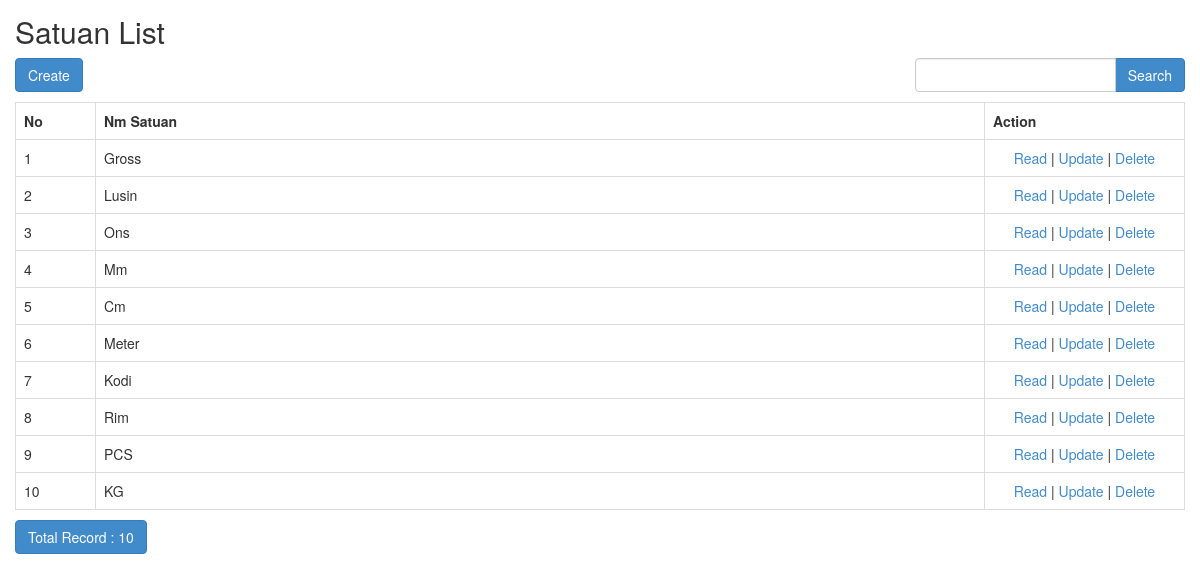
/index.php/satuan, run on the app's committed database.
### tables this page shows
CREATE TABLE IF NOT EXISTS `satuan` (
  `kd_satuan` varchar(10) NOT NULL,
  `nm_satuan` varchar(50) DEFAULT NULL,
  PRIMARY KEY (`kd_satuan`)
);

### application/controllers/Satuan.php (called while the page is built, shortened)
<?php
class Satuan extends CI_Controller
{
    function __construct()
    {
        $this->load->model('Satuan_model');
        $this->load->library('form_validation');
    }
    public function index()
    {
        $q = urldecode($this->input->get('q', TRUE));
        $start = intval($this->input->get('start'));
        if ($q <> '') {
            $config['base_url'] = base_url() . 'satuan/index.html?q=' . urlencode($q);
            $config['first_url'] = base_url() . 'satuan/index.html?q=' . urlencode($q);
        } else {
            $config['base_url'] = base_url() . 'satuan/index.html';
            $config['first_url'] = base_url() . 'satuan/index.html';
        }
        $config['per_page'] = 10;
        $config['page_query_string'] = TRUE;
        $config['total_rows'] = $this->Satuan_model->total_rows($q);
        $satuan = $this->Satuan_model->get_limit_data($config['per_page'], $start, $q);
        $this->load->library('pagination');
        $this->pagination->initialize($config);
        $data = array(
            'satuan_data' => $satuan,
            'q' => $q,
            'pagination' => $this->pagination->create_links(),
            'total_rows' => $config['total_rows'],
            'start' => $start,
        );
        $this->load->view('satuan/satuan_list', $data);
    }
}

### index.php (called while the page is built, shortened)
<?php
require_once BASEPATH.'core/CodeIgniter.php';

### application/config/config.php (called while the page is built, shortened)
<?php
$config['base_url'] = '';
$config['index_page'] = '';
$config['uri_protocol']	= 'REQUEST_URI';
$config['url_suffix'] = '.html';
$config['language']	= 'english';
$config['charset'] = 'UTF-8';
$config['enable_hooks'] = FALSE;
$config['subclass_prefix'] = 'MY_';
$config['composer_autoload'] = FALSE;
$config['permitted_uri_chars'] = 'a-z 0-9~%.:_\-';
$config['enable_query_strings'] = FALSE;
$config['controller_trigger'] = 'c';
$config['function_trigger'] = 'm';
$config['directory_trigger'] = 'd';
$config['allow_get_array'] = TRUE;
$config['log_threshold'] = 0;
$config['log_path'] = '';
$config['log_file_extension'] = '';
$config['log_file_permissions'] = 0644;
$config['log_date_format'] = 'Y-m-d H:i:s';
$config['error_views_path'] = '';
$config['cache_path'] = '';
$config['cache_query_string'] = FALSE;
$config['encryption_key'] = 'harviacode';
$config['sess_driver'] = 'files';
$config['sess_cookie_name'] = 'ci_session';
$config['sess_expiration'] = 7200;
$config['sess_save_path'] = NULL;
$config['sess_match_ip'] = FALSE;
$config['sess_time_to_update'] = 300;
$config['sess_regenerate_destroy'] = FALSE;
$config['cookie_prefix']	= '';
$config['cookie_domain']	= '';
$config['cookie_path']		= '/';
$config['cookie_secure']	= FALSE;
$config['cookie_httponly'] 	= FALSE;
$config['standardize_newlines'] = FALSE;
$config['global_xss_filtering'] = FALSE;
$config['csrf_protection'] = FALSE;
$config['csrf_token_name'] = 'csrf_test_name';
$config['csrf_cookie_name'] = 'csrf_cookie_name';
$config['csrf_expire'] = 7200;
$config['csrf_regenerate'] = TRUE;
$config['csrf_exclude_uris'] = array();
$config['compress_output'] = FALSE;
$config['time_reference'] = 'local';
$config['rewrite_short_tags'] = FALSE;
$config['proxy_ips'] = '';

### application/models/Satuan_model.php (called while the page is built, shortened)
<?php
class Satuan_model extends CI_Model
{
    public $table = 'satuan';
    public $id = 'kd_satuan';
    public $order = 'DESC';
    function total_rows($q = NULL) {
        $this->db->like('kd_satuan', $q);
	$this->db->or_like('nm_satuan', $q);
	$this->db->from($this->table);
        return $this->db->count_all_results();
    }
    function get_limit_data($limit, $start = 0, $q = NULL) {
        $this->db->order_by($this->id, $this->order);
        $this->db->like('kd_satuan', $q);
	$this->db->or_like('nm_satuan', $q);
	$this->db->limit($limit, $start);
        return $this->db->get($this->table)->result();
    }
}

### application/views/satuan/satuan_list.php (the view, shortened to what this page needs)
<!doctype html>
<html>
    <head>
        <link rel="stylesheet" href="<?php echo base_url('assets/bootstrap/css/bootstrap.min.css') ?>"/>
    </head>
    <body>
        <h2 style="margin-top:0px">Satuan List</h2>
        <div class="row" style="margin-bottom: 10px">
            <div class="col-md-4">
                <?php echo anchor(site_url('satuan/create'),'Create', 'class="btn btn-primary"'); ?>
            </div>
            <div class="col-md-4 text-center">
            </div>
            <div class="col-md-1 text-right">
            </div>
            <div class="col-md-3 text-right">
                <form action="<?php echo site_url('satuan/index'); ?>" class="form-inline" method="get">
                    <div class="input-group">
                        <input type="text" class="form-control" name="q" value="<?php echo $q; ?>">
                        <span class="input-group-btn">
                          <button class="btn btn-primary" type="submit">Search</button>
                        </span>
                    </div>
                </form>
            </div>
        </div>
        <table class="table table-bordered" style="margin-bottom: 10px">
            <tr>
                <th>No</th>
		<th>Nm Satuan</th>
		<th>Action</th>
            </tr><?php
            foreach ($satuan_data as $satuan)
            {
                ?>
                <tr>
			<td width="80px"><?php echo ++$start ?></td>
			<td><?php echo $satuan->nm_satuan ?></td>
			<td style="text-align:center" width="200px">
				<?php
				echo anchor(site_url('satuan/read/'.$satuan->kd_satuan),'Read');
				echo ' | ';
				echo anchor(site_url('satuan/update/'.$satuan->kd_satuan),'Update');
				echo ' | ';
				echo anchor(site_url('satuan/delete/'.$satuan->kd_satuan),'Delete','onclick="javasciprt: return confirm(\'Are You Sure ?\')"');
				?>
			</td>
		</tr>
                <?php
            }
            ?>
        </table>
        <div class="row">
            <div class="col-md-6">
                <a href="#" class="btn btn-primary">Total Record : <?php echo $total_rows ?></a>
	    </div>
            <div class="col-md-6 text-right">
            </div>
        </div>
    </body>
</html>

### application/views/satuan/satuan_list.php (style rules this page uses)
body { padding: 15px; }

### data on the page
satuan: nm_satuan "Gross", kd_satuan "Read", kd_satuan "Update", kd_satuan "Delete"
satuan: nm_satuan "Lusin", kd_satuan "Read", kd_satuan "Update", kd_satuan "Delete"
satuan: nm_satuan "Ons", kd_satuan "Read", kd_satuan "Update", kd_satuan "Delete"
satuan: nm_satuan "Mm", kd_satuan "Read", kd_satuan "Update", kd_satuan "Delete"
satuan: nm_satuan "Cm", kd_satuan "Read", kd_satuan "Update", kd_satuan "Delete"
satuan: nm_satuan "Meter", kd_satuan "Read", kd_satuan "Update", kd_satuan "Delete"
satuan: nm_satuan "Kodi", kd_satuan "Read", kd_satuan "Update", kd_satuan "Delete"
satuan: nm_satuan "Rim", kd_satuan "Read", kd_satuan "Update", kd_satuan "Delete"
satuan: nm_satuan "PCS", kd_satuan "Read", kd_satuan "Update", kd_satuan "Delete"
satuan: nm_satuan "KG", kd_satuan "Read", kd_satuan "Update", kd_satuan "Delete"

### other printed values
anchor(site_url('satuan/create'),'Create', 'class="btn btn-primary"') "Create"
$total_rows "10"
